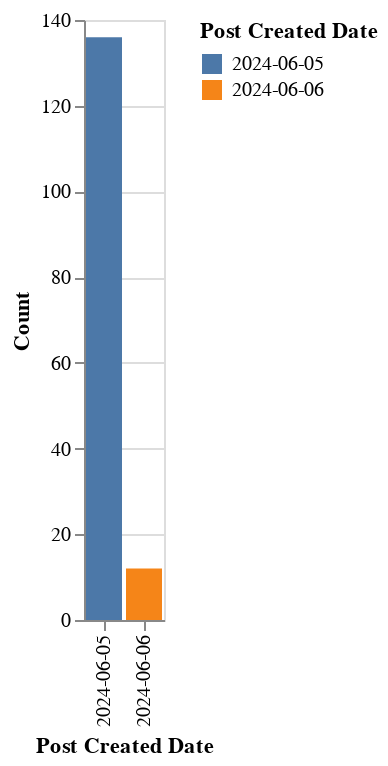

The code cell stored with this chart in its notebook:
### Code cell
#Checking for Days with highest post activity
data_Ls=data.pivot_table(values=['Count'], index='Post Created Date', aggfunc=np.sum).reset_index().sort_values('Count', ascending=False).head(30)
alt.Chart(data_Ls).mark_bar().encode(x='Post Created Date:N', y=alt.Y('Count', sort='-x'), color='Post Created Date', tooltip=['Post Created Date']).interactive()

### Figure 1 — Vega-Lite specification as saved in the notebook (floating-point values rounded to 4 significant figures)
{"config": {"view": {"continuousWidth": 300, "continuousHeight": 300}}, "data": {"name": "data-21f16cfdaf22162678c906a736eda9f4"}, "mark": {"type": "bar"}, "encoding": {"color": {"field": "Post Created Date", "type": "nominal"}, "tooltip": [{"field": "Post Created Date", "type": "nominal"}], "x": {"field": "Post Created Date", "type": "nominal"}, "y": {"field": "Count", "sort": "-x", "type": "quantitative"}}, "params": [{"name": "param_1", "select": {"type": "interval", "encodings": ["x", "y"]}, "bind": "scales"}], "$schema": "https://vega.github.io/schema/vega-lite/v5.8.0.json", "datasets": {"data-21f16cfdaf22162678c906a736eda9f4": [{"Post Created Date": "2024-06-05", "Count": 136.0}, {"Post Created Date": "2024-06-06", "Count": 12.0}]}}
